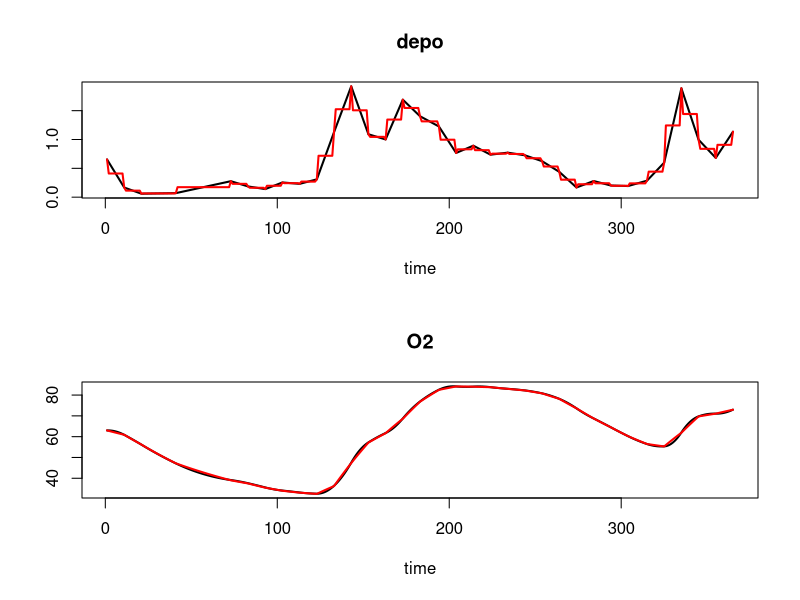
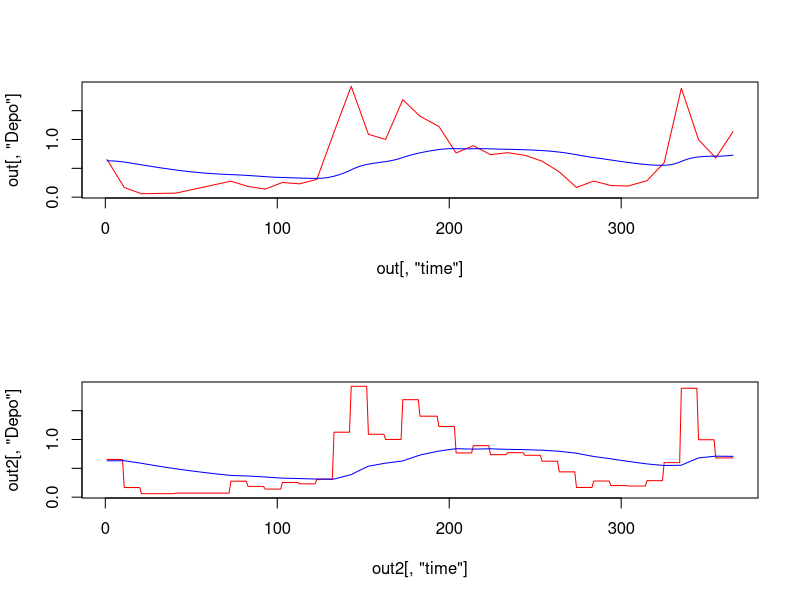

Recreate these plots in R, in order.
library(deSolve)


### Name: forcings
### Title: Passing Forcing Functions to Models Written in R or Compiled
###   Code.
### Aliases: forcings
### Keywords: utilities

### ** Examples

## =============================================================================
## FORCING FUNCTION: The sediment oxygen consumption example - R-code:
## =============================================================================

## Forcing function data
Flux <- matrix(ncol=2,byrow=TRUE,data=c(
  1, 0.654, 11, 0.167,   21, 0.060, 41, 0.070, 73,0.277, 83,0.186,
  93,0.140,103, 0.255,  113, 0.231,123, 0.309,133,1.127,143,1.923,
  153,1.091,163,1.001,  173, 1.691,183, 1.404,194,1.226,204,0.767,
  214, 0.893,224,0.737, 234,0.772,244, 0.726,254,0.624,264,0.439,
  274,0.168,284 ,0.280, 294,0.202,304, 0.193,315,0.286,325,0.599,
  335, 1.889,345, 0.996,355,0.681,365,1.135))

parms <- c(k=0.01)

times <- 1:365

## the model
sediment <- function( t, O2, k) 
  list (c(Depo(t) - k * O2), depo = Depo(t))

# the forcing functions; rule = 2 avoids NaNs in interpolation
Depo <- approxfun(x = Flux[,1], y = Flux[,2], method = "linear", rule = 2)

Out <- ode(times = times, func = sediment, y = c(O2 = 63), parms = parms)
  
## same forcing functions, now constant interpolation
Depo <- approxfun(x = Flux[,1], y = Flux[,2], method = "constant",
  f = 0.5, rule = 2)

Out2 <- ode(times = times, func = sediment, y = c(O2 = 63), parms = parms)

mf <- par(mfrow = c(2, 1))
plot (Out, which = "depo", type = "l", lwd = 2, mfrow = NULL)
lines(Out2[,"time"], Out2[,"depo"], col = "red", lwd = 2)

plot (Out, which = "O2", type = "l", lwd = 2, mfrow = NULL)
lines(Out2[,"time"], Out2[,"O2"], col = "red", lwd = 2)

## =============================================================================
## SCOC is the same model, as implemented in FORTRAN
## =============================================================================

out<- SCOC(times, parms = parms, Flux = Flux)

plot(out[,"time"], out[,"Depo"], type = "l", col = "red")
lines(out[,"time"], out[,"Mineralisation"], col = "blue")

## Constant interpolation of forcing function - left side of interval
fcontrol <- list(method = "constant")

out2 <- SCOC(times, parms = parms, Flux = Flux, fcontrol = fcontrol)

plot(out2[,"time"], out2[,"Depo"], type = "l", col = "red")
lines(out2[,"time"], out2[,"Mineralisation"], col = "blue")


## Not run: 
##D ## =============================================================================
##D ## show examples (see respective help pages for details)
##D ## =============================================================================
##D 
##D example(aquaphy)
##D 
##D ## show package vignette with tutorial about how to use compiled models
##D ## + source code of the vignette
##D ## + directory with C and FORTRAN sources
##D vignette("compiledCode")
##D edit(vignette("compiledCode"))
##D browseURL(paste(system.file(package = "deSolve"), "/doc", sep = ""))
## End(Not run)
